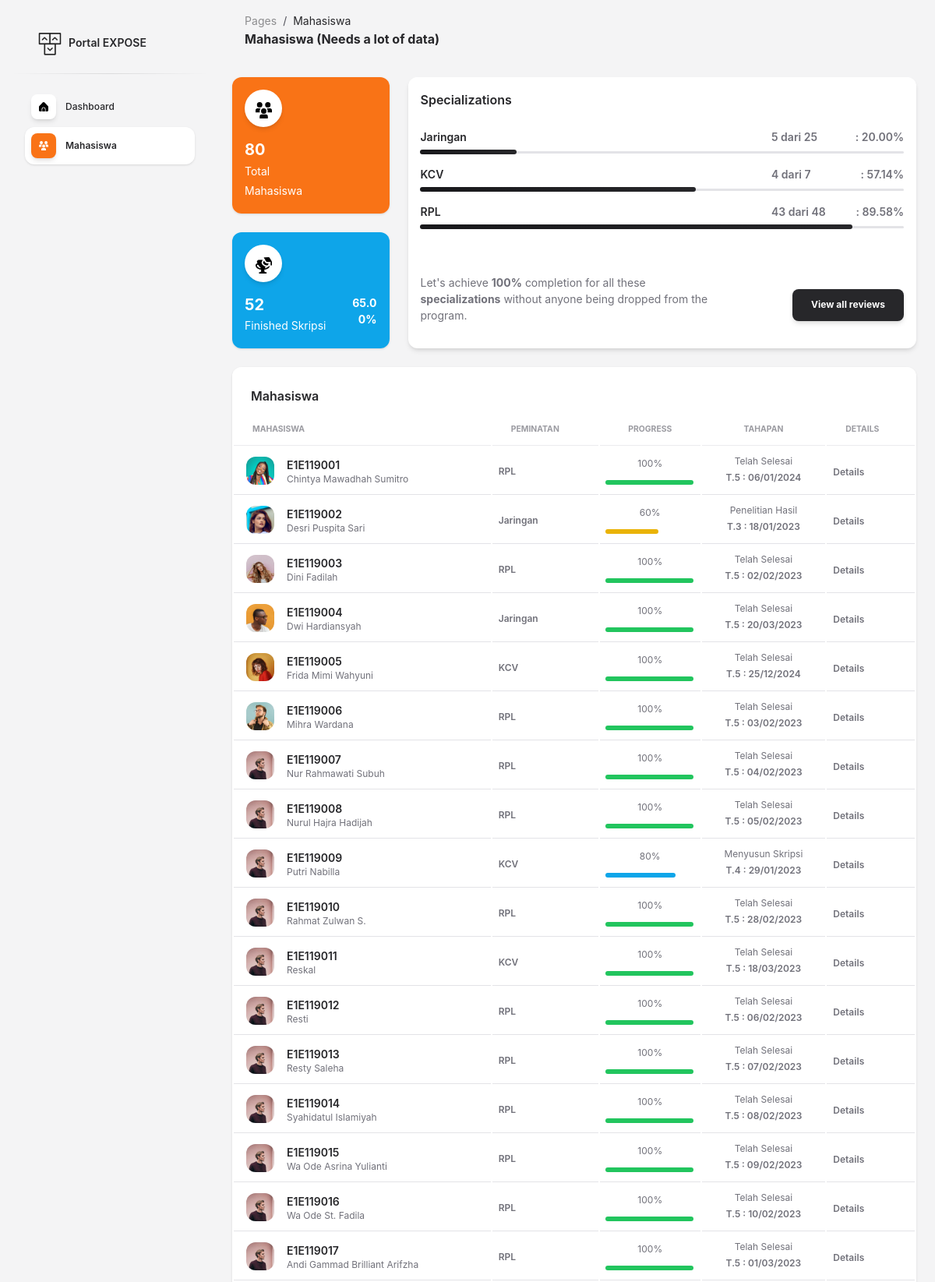
The page /mahasiswa.php (upper part) on the database its author committed.
### tables this page shows
CREATE TABLE IF NOT EXISTS `tb_mahasiswa` (
  `id_m` int NOT NULL AUTO_INCREMENT,
  `nama_mahasiswa` varchar(50) DEFAULT NULL,
  `nim` varchar(12) DEFAULT NULL,
  `peminatan` varchar(30) DEFAULT NULL,
  `jenis_kelamin` varchar(12) DEFAULT NULL,
  PRIMARY KEY (`id_m`)
);

CREATE TABLE IF NOT EXISTS `tb_tahapan` (
  `id_t` int NOT NULL AUTO_INCREMENT,
  `nama_tahap` varchar(20) DEFAULT NULL,
  PRIMARY KEY (`id_t`)
);

### mahasiswa/mahasiswa.php (the view, shortened to what this page needs)
<?php
require_once("conn.php");
$queryStudents = "SELECT
                    m.id_m, m.nim, m.nama_mahasiswa AS nama, m.peminatan,
                    MAX(p.id_t) AS last_progress_id,
                    MAX(p.tanggal) AS last_progress_date,
                    COUNT(p.id_t) AS total_progress_steps
                  FROM
                    tb_mahasiswa m
                  LEFT JOIN
                    tb_progress p ON m.id_m = p.id_m
                  GROUP BY
                    m.id_m
                  ORDER BY
                    m.nim";
$resultStudents = mysqli_query($mysqli, $queryStudents);
?>
<div class="table-responsive p-0">
    <table class="table align-items-center mb-0">
        <thead>
            <tr>
                <th class="text-uppercase text-secondary text-xxs font-weight-bolder opacity-7">Mahasiswa</th>
                <th class="text-uppercase text-secondary text-xxs font-weight-bolder opacity-7">Peminatan</th>
                <th class="text-center text-uppercase text-secondary text-xxs font-weight-bolder opacity-7">Progress</th>
                <th class="text-center text-uppercase text-secondary text-xxs font-weight-bolder opacity-7">Tahapan</th>
                <th class="text-uppercase text-secondary text-xxs font-weight-bolder opacity-7">Details</th>
            </tr>
        </thead>
        <tbody>
            <?php while ($row = mysqli_fetch_assoc($resultStudents)): ?>
                <?php
                $nim = strtoupper($row['nim']);
                $nama = $row['nama'];
                $peminatan = $row['peminatan'];
                $lastProgressId = $row['last_progress_id'];
                $lastProgressDate = $row['last_progress_date'];
                $totalProgressSteps = $row['total_progress_steps'];
                if (!empty($lastProgressId)) {
                    $queryStageName = "SELECT nama_tahap FROM tb_tahapan WHERE id_t = ?";
                    if ($stmt = mysqli_prepare($mysqli, $queryStageName)) {
                        mysqli_stmt_bind_param($stmt, "i", $lastProgressId);
                        mysqli_stmt_execute($stmt);
                        $resultStageName = mysqli_stmt_get_result($stmt);
                        $stageRow = mysqli_fetch_assoc($resultStageName);
                        $stageName = $stageRow ? $stageRow['nama_tahap'] : "Unknown";
                    } else {
                        $stageName = "Unknown";
                    }
                } else {
                    $stageName = "Unknown";
                }
                $percentage = ($totalProgressSteps > 0) ? ($lastProgressId / 5) * 100 : 0;
                if ($percentage <= 20) {
                    $colorClass = 'bg-dark';
                } elseif ($percentage <= 40) {
                    $colorClass = 'bg-danger';
                } elseif ($percentage <= 60) {
                    $colorClass = 'bg-warning';
                } elseif ($percentage <= 80) {
                    $colorClass = 'bg-info';
                } else {
                    $colorClass = 'bg-success';
                }
                $photoPath = file_exists("assets/img/mahasiswa/$nim.jpg") ? "assets/img/mahasiswa/$nim.jpg" : "assets/img/mahasiswa/default.jpg";
                ?>
                <tr>
                    <td>
                        <div class="p-2 d-flex py-1">
                            <div>
                                <img src="<?php echo $photoPath; ?>" class="avatar avatar-sm me-3" alt="<?php echo $nama; ?>">
                            </div>
                            <div class="d-flex flex-column justify-content-center">
                                <h6 class="mb-0 text-sm"><?php echo $nim; ?> </h6>
                                <p class="text-xs text-secondary mb-0"><?php echo $nama; ?></p>
                            </div>
                        </div>
                    </td>
                    <td>
                        <p class="text-xs font-weight-bold mb-0"><?php echo $peminatan; ?></p>
                    </td>
                    <td class="align-middle text-center text-sm">
                        <p class="text-xs text-secondary"><?php echo number_format($percentage); ?>%</p>
                        <div class="align-middle progress-bar <?php echo $colorClass; ?>" role="progressbar" aria-valuenow="<?php echo $percentage; ?>" aria-valuemin="0" aria-valuemax="100" style="width: <?php echo $percentage; ?>%;"></div>
                    </td>
                    <td class="align-middle text-center">
                        <p class="text-xs text-secondary mb-0"><?php echo $stageName; ?></p>
                        <span class="text-secondary text-xs font-weight-bold"><?php echo "T." . $lastProgressId . " : " . date('d/m/Y', strtotime($lastProgressDate)); ?></span>
                    </td>
                    <td class="align-middle">
                        <a href="javascript:void(0);" class="text-secondary font-weight-bold text-xs" data-toggle="tooltip" data-original-title="Edit user" onclick="submitForm('<?php echo htmlspecialchars($nim); ?>')">
                            Details
                        </a>
                    </td>
                </tr>
            <?php endwhile; ?>
        </tbody>
    </table>
</div>

### mahasiswa.php (shortened to what this page needs)
<!DOCTYPE html>
<html lang="en">
<head>
  <link rel="stylesheet" href="assets/css/inter-font.css">
  <link rel="stylesheet" href="assets/css/nucleo-icons.css">
  <link rel="stylesheet" href="assets/css/nucleo-svg.css">
  <link id="pagestyle" href="assets/css/soft-ui-dashboard.css?v=1.1.0" rel="stylesheet" />
</head>
<body class="g-sidenav-show  bg-gray-100">
  <aside class="sidenav navbar navbar-vertical navbar-expand-xs border-0 border-radius-xl my-3 fixed-start ms-3 " id="sidenav-main">
    <div class="sidenav-header">
      <a class="navbar-brand m-0" target="_blank">
        <img src="assets/img/logo-ct-dark.png" class="navbar-brand-img h-100" alt="main_logo">
        <span class="ms-1 font-weight-bold">Portal EXPOSE</span>
      </a>
    </div>
    <hr class="horizontal dark mt-0">
    <div class="collapse navbar-collapse  w-auto " id="sidenav-collapse-main">
      <ul class="navbar-nav">
        <li class="nav-item">
          <a class="nav-link  " href="index.php">
            <div class="icon icon-shape icon-sm shadow border-radius-md bg-white text-center me-2 d-flex align-items-center justify-content-center">
              <img src="assets/img/Icons/home.svg" alt="" width="12px" height="12px" viewBox="0 0 45 40">
            </div>
            <span class="nav-link-text ms-1">Dashboard</span>
          </a>
        </li>
        <li class="nav-item">
          <a class="nav-link  active" href="mahasiswa.php">
            <div class="icon icon-shape icon-sm shadow border-radius-md bg-white text-center me-2 d-flex align-items-center justify-content-center">
              <img src="assets/img/Icons/users.png" alt="" width="12px" height="12px" viewBox="0 0 45 40">
            </div>
            <span class="nav-link-text ms-1">Mahasiswa</span>
          </a>
        </li>
      </ul>
    </div>
  </aside>
  <main class="main-content position-relative max-height-vh-100 h-100 border-radius-lg ">
    <nav class="navbar navbar-main navbar-expand-lg px-0 mx-4 shadow-none border-radius-xl" id="navbarBlur" navbar-scroll="true">
      <div class="container-fluid py-1 px-3">
        <nav aria-label="breadcrumb">
          <ol class="breadcrumb bg-transparent mb-0 pb-0 pt-1 px-0 me-sm-6 me-5">
            <li class="breadcrumb-item text-sm"><a class="opacity-5 text-dark" href="javascript:;">Pages</a></li>
            <li class="breadcrumb-item text-sm text-dark active" aria-current="page">Mahasiswa</li>
          </ol>
          <h6 class="font-weight-bolder mb-0">Mahasiswa (Needs a lot of data)</h6>
        </nav>
      </div>
    </nav>
    <div class="container-fluid py-4">
      <div class="row">
        <div class="col-lg-3 col-12">
<div class="row">
  <?php
  include 'mahasiswa/total.php';
  include 'mahasiswa/skripsi.php';
  ?>
</div>
        </div>
        <div class="col-lg-9 col-12 mt-4 mt-lg-0">
          <div class="card shadow h-100">
            <div class="card-header pb-0 p-3">
              <h6 class="mb-0">Specializations</h6>
            </div>
            <?php
            include 'mahasiswa/peminatan.php';
            ?>
            <div class="card-footer pt-0 p-3 d-flex align-items-center">
              <div class="w-60">
                <p class="text-sm">
                  Let's achieve <b>100%</b> completion for all these <b>specializations</b>  without anyone being dropped from the program.
                </p>
              </div>
              <div class="w-40 text-end">
                <a class="btn btn-dark mb-0 text-end" href="javascript:;" onclick="scrollToTable()">View all reviews</a>
              </div>
            </div>
          </div>
        </div>
      </div>
      <div class="row">
        <div class="col-12 mt-4">
          <div class="card mb-4">
            <div class="card-header pb-0">
              <h6>Mahasiswa</h6>
            </div>
            <div class="card-body px-0 pt-0 pb-2">
              <?php
            include 'mahasiswa/mahasiswa.php';
            ?>
            </div>
          </div>
        </div>
      </div>
    </div>
  </main>
</body>
</html>

### mahasiswa/total.php
<?php
require_once("conn.php");
$result = mysqli_query($mysqli, "SELECT COUNT(*) AS total_mahasiswa FROM tb_mahasiswa");
if ($result) {
    $row = mysqli_fetch_assoc($result);
    $totalMahasiswa = $row['total_mahasiswa'];
} else {
    $totalMahasiswa = "Data tidak tersedia";
}
?>
<div class="col-lg-12 col-md-6 col-12 mb-4">
  <div class="card">
    <span class="mask bg-primary opacity-10 border-radius-lg"></span>
    <div class="card-body p-3 position-relative">
      <div class="row">
        <div class="col-8 text-start">
          <div class="icon icon-shape bg-white shadow text-center border-radius-2xl">
            <img class="Center mt-3 pb-1" src="assets/img/Icons/users.svg" alt="" height="25px">
          </div>
          <h5 class="text-white font-weight-bolder mb-0 mt-3">
            <?php echo $totalMahasiswa; ?>
          </h5>
          <span class="text-white text-sm">Total Mahasiswa</span>
        </div>
      </div>
    </div>
  </div>
</div>

### mahasiswa/skripsi.php (shortened to what this page needs)
<?php
require_once("conn.php");
$queryTahap5 = "SELECT COUNT(DISTINCT id_m) AS count_tahap5 FROM tb_progress WHERE id_t = 5";
$resultTahap5 = mysqli_query($mysqli, $queryTahap5);
$queryTotalMahasiswa = "SELECT COUNT(*) AS total_mahasiswa FROM tb_mahasiswa";
$resultTotalMahasiswa = mysqli_query($mysqli, $queryTotalMahasiswa);
if ($resultTahap5 && $resultTotalMahasiswa) {
    $countTahap5 = mysqli_fetch_assoc($resultTahap5)['count_tahap5'];
    $totalMahasiswa = mysqli_fetch_assoc($resultTotalMahasiswa)['total_mahasiswa'];
    $percentage = ($totalMahasiswa > 0) ? ($countTahap5 / $totalMahasiswa) * 100 : 0;
} else {
    $countTahap5 = "Data tidak tersedia";
    $totalMahasiswa = "Data tidak tersedia";
    $percentage = "Data tidak tersedia";
}
?>
<div class="col-lg-12 col-md-6 col-12 mt-4 mt-md-0">
  <div class="card">
    <span class="mask bg-info opacity-10 border-radius-lg"></span>
    <div class="card-body p-3 position-relative">
      <div class="row">
        <div class="col-8 text-start">
          <div class="icon icon-shape bg-white shadow text-center border-radius-2xl">
            <img class="Center mt-3 pb-1" src="assets/img/Icons/troph-b.png" alt="" height="25px">
          </div>
          <h5 class="text-white font-weight-bolder mb-0 mt-3">
            <?php echo $countTahap5; ?>
          </h5>
          <span class="text-white text-sm">Finished Skripsi</span>
        </div>
        <div class="col-4">
          <p class="text-white text-sm text-end font-weight-bolder mt-auto mb-0">
            <?php echo number_format($percentage, 2); ?>%
          </p>
        </div>
      </div>
    </div>
  </div>
</div>

### mahasiswa/peminatan.php
<?php
require_once("conn.php");
$queryTotalMahasiswaPerPeminatan = "SELECT peminatan, COUNT(*) AS total_mahasiswa FROM tb_mahasiswa GROUP BY peminatan";
$resultTotalMahasiswaPerPeminatan = mysqli_query($mysqli, $queryTotalMahasiswaPerPeminatan);
$progressData = [];
while ($row = mysqli_fetch_assoc($resultTotalMahasiswaPerPeminatan)) {
    $peminatan = $row['peminatan'];
    $totalMahasiswa = $row['total_mahasiswa'];
    $queryReachedTahap5 = "SELECT COUNT(DISTINCT tb_progress.id_m) AS count_tahap5
                            FROM tb_progress
                            JOIN tb_mahasiswa ON tb_progress.id_m = tb_mahasiswa.id_m
                            WHERE tb_mahasiswa.peminatan = '$peminatan' AND tb_progress.id_t = 5";
    $resultReachedTahap5 = mysqli_query($mysqli, $queryReachedTahap5);
    $countTahap5 = mysqli_fetch_assoc($resultReachedTahap5)['count_tahap5'];
    $percentage = ($totalMahasiswa > 0) ? ($countTahap5 / $totalMahasiswa) * 100 : 0;
    if ($percentage <= 99) {
        $colorClass = 'bg-gradient-dark';
    } else {
        $colorClass = 'bg-gradient-info';
    }
    $progressData[] = [
        'peminatan' => $peminatan,
        'countTahap5' => $countTahap5,
        'totalMahasiswa' => $totalMahasiswa,
        'percentage' => $percentage,
        'colorClass' => $colorClass
    ];
}
?>
<div class="card-body pb-0 p-3">
    <ul class="list-group">
        <?php foreach ($progressData as $data): ?>
            <li class="list-group-item border-0 d-flex align-items-center px-0 mb-0">
                <div class="w-100">
                    <div class="d-flex mb-2">
                        <span class="me-2 text-sm font-weight-bold text-dark">
                            <?php echo $data['peminatan']; ?>
                        </span>
                        <span class="ms-auto text-sm font-weight-bold d-flex align-items-center justify-content-between" style="width: 170px;">
                            <?php
                                echo $data['countTahap5'];
                            ?>
                            dari
                            <?php
                                echo $data['totalMahasiswa'];
                            ?>
                            <span class="ms-1"> :  <?php echo number_format($data['percentage'], 2); ?>%</span>
                        </span>
                    </div>
                    <div>
                        <div class="progress progress-md">
                            <div class="progress-bar <?php echo $data['colorClass']; ?>" role="progressbar" style="width: <?php echo $data['percentage']; ?>%;" aria-valuenow="<?php echo $data['percentage']; ?>" aria-valuemin="0" aria-valuemax="100"></div>
                        </div>
                    </div>
                </div>
            </li>
        <?php endforeach; ?>
    </ul>
</div>

### assets/css/nucleo-svg.css (style rules this page uses)
.icon { display: inline-block; color: #111111; height: 1em; width: 1em; }
.icon-sm { height: 0.8em; width: 0.8em; }
.icon { fill: currentColor; stroke: none; }

### rows shown on the page
tb_mahasiswa: nim (picture), nim "E1E119001", nama_mahasiswa "Chintya Mawadhah Sumitro", peminatan "RPL", percentage "100", tb_tahapan.nama_tahap "Telah Selesai", lastProgressId "5", lastProgressDate "06/01/2024"
tb_mahasiswa: nim (picture), nim "E1E119002", nama_mahasiswa "Desri Puspita Sari", peminatan "Jaringan", percentage "60", tb_tahapan.nama_tahap "Penelitian Hasil", lastProgressId "3", lastProgressDate "18/01/2023"
tb_mahasiswa: nim (picture), nim "E1E119003", nama_mahasiswa "Dini Fadilah", peminatan "RPL", percentage "100", tb_tahapan.nama_tahap "Telah Selesai", lastProgressId "5", lastProgressDate "02/02/2023"
tb_mahasiswa: nim (picture), nim "E1E119004", nama_mahasiswa "Dwi Hardiansyah", peminatan "Jaringan", percentage "100", tb_tahapan.nama_tahap "Telah Selesai", lastProgressId "5", lastProgressDate "20/03/2023"
tb_mahasiswa: nim (picture), nim "E1E119005", nama_mahasiswa "Frida Mimi Wahyuni", peminatan "KCV", percentage "100", tb_tahapan.nama_tahap "Telah Selesai", lastProgressId "5", lastProgressDate "25/12/2024"
tb_mahasiswa: nim (picture), nim "E1E119006", nama_mahasiswa "Mihra Wardana", peminatan "RPL", percentage "100", tb_tahapan.nama_tahap "Telah Selesai", lastProgressId "5", lastProgressDate "03/02/2023"
tb_mahasiswa: nim (picture), nim "E1E119007", nama_mahasiswa "Nur Rahmawati Subuh", peminatan "RPL", percentage "100", tb_tahapan.nama_tahap "Telah Selesai", lastProgressId "5", lastProgressDate "04/02/2023"
tb_mahasiswa: nim "E1E119008", nama_mahasiswa "Nurul Hajra Hadijah", peminatan "RPL", percentage "100", tb_tahapan.nama_tahap "Telah Selesai", lastProgressId "5", lastProgressDate "05/02/2023"
tb_mahasiswa: nim "E1E119009", nama_mahasiswa "Putri Nabilla", peminatan "KCV", percentage "80", tb_tahapan.nama_tahap "Menyusun Skripsi", lastProgressId "4", lastProgressDate "29/01/2023"
tb_mahasiswa: nim "E1E119010", nama_mahasiswa "Rahmat Zulwan S.", peminatan "RPL", percentage "100", tb_tahapan.nama_tahap "Telah Selesai", lastProgressId "5", lastProgressDate "28/02/2023"
tb_mahasiswa: nim "E1E119011", nama_mahasiswa "Reskal", peminatan "KCV", percentage "100", tb_tahapan.nama_tahap "Telah Selesai", lastProgressId "5", lastProgressDate "18/03/2023"
tb_mahasiswa: nim "E1E119012", nama_mahasiswa "Resti", peminatan "RPL", percentage "100", tb_tahapan.nama_tahap "Telah Selesai", lastProgressId "5", lastProgressDate "06/02/2023"
tb_mahasiswa: nim "E1E119013", nama_mahasiswa "Resty Saleha", peminatan "RPL", percentage "100", tb_tahapan.nama_tahap "Telah Selesai", lastProgressId "5", lastProgressDate "07/02/2023"
tb_mahasiswa: nim "E1E119014", nama_mahasiswa "Syahidatul Islamiyah", peminatan "RPL", percentage "100", tb_tahapan.nama_tahap "Telah Selesai", lastProgressId "5", lastProgressDate "08/02/2023"
tb_mahasiswa: nim "E1E119015", nama_mahasiswa "Wa Ode Asrina Yulianti", peminatan "RPL", percentage "100", tb_tahapan.nama_tahap "Telah Selesai", lastProgressId "5", lastProgressDate "09/02/2023"
tb_mahasiswa: nim "E1E119016", nama_mahasiswa "Wa Ode St. Fadila", peminatan "RPL", percentage "100", tb_tahapan.nama_tahap "Telah Selesai", lastProgressId "5", lastProgressDate "10/02/2023"
tb_mahasiswa: nim "E1E119017", nama_mahasiswa "Andi Gammad Brilliant Arifzha", peminatan "RPL", percentage "100", tb_tahapan.nama_tahap "Telah Selesai", lastProgressId "5", lastProgressDate "01/03/2023"

### other values the page prints
$totalMahasiswa "80"
$countTahap5 "52"
$percentage "65.00"
$data['peminatan'] "Jaringan"
$data['countTahap5'] "5"
$data['totalMahasiswa'] "25"
$data['percentage'] "20.00"
$data['peminatan'] "KCV"
$data['countTahap5'] "4"
$data['totalMahasiswa'] "7"
$data['percentage'] "57.14"
$data['peminatan'] "RPL"
$data['countTahap5'] "43"
$data['totalMahasiswa'] "48"
$data['percentage'] "89.58"
